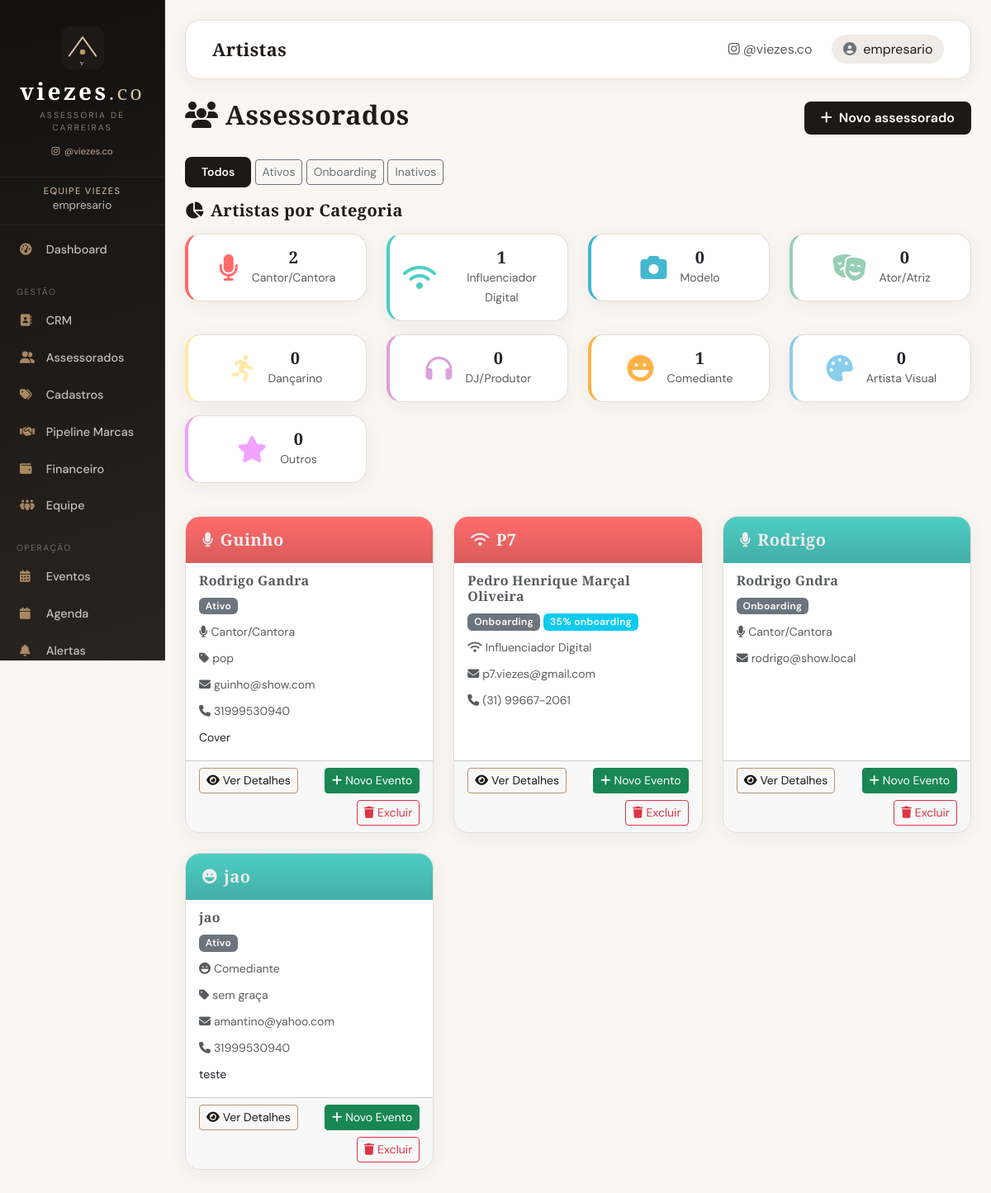
The app's page /artists (signed in) with its own data.
### app/models.py (models this page shows, shortened)
class User(UserMixin, db.Model):
    id = db.Column(db.Integer, primary_key=True)
    username = db.Column(db.String(80), unique=True, nullable=False)
    email = db.Column(db.String(120), unique=True, nullable=False)
    password_hash = db.Column(db.String(255), nullable=False)
    is_manager = db.Column(db.Boolean, default=False)  # True para empresário
    artist_id = db.Column(db.Integer, db.ForeignKey('artist.id'), nullable=True)
    display_name = db.Column(db.String(120), nullable=True)
    team_role = db.Column(db.String(40), nullable=True)  # estrategico, operacional, captacao
    phone = db.Column(db.String(20), nullable=True)
    is_active_user = db.Column(db.Boolean, default=True)
    created_at = db.Column(db.DateTime, default=datetime.utcnow)
    google_token = db.Column(db.Text, nullable=True)
    artist = db.relationship('Artist', backref='user_account', uselist=False)

class ArtistType(db.Model):
    id = db.Column(db.Integer, primary_key=True)
    name = db.Column(db.String(50), nullable=False, unique=True)
    description = db.Column(db.String(200), nullable=True)
    icon = db.Column(db.String(50), nullable=False)  # Classe do ícone FontAwesome
    color = db.Column(db.String(7), nullable=False)  # Cor em hex
    created_at = db.Column(db.DateTime, default=datetime.utcnow)
    artists = db.relationship('Artist', backref='artist_type', lazy=True)

class Artist(db.Model):
    id = db.Column(db.Integer, primary_key=True)
    name = db.Column(db.String(100), nullable=False)
    stage_name = db.Column(db.String(100), nullable=False)
    email = db.Column(db.String(120), nullable=False)
    phone = db.Column(db.String(20), nullable=True)
    artist_type_id = db.Column(db.Integer, db.ForeignKey('artist_type.id'), nullable=False)
    genre = db.Column(db.String(50), nullable=True)  # Gênero específico dentro do tipo
    description = db.Column(db.Text, nullable=True)
    color = db.Column(db.String(7), nullable=False)  # Cor em hex para agenda
    created_at = db.Column(db.DateTime, default=datetime.utcnow)
    is_active = db.Column(db.Boolean, default=True)
    client_status = db.Column(db.String(20), default='ativo')  # lead, onboarding, ativo, inativo
    service_type = db.Column(db.String(30), nullable=True)  # legado — use service_type_id
    service_type_id = db.Column(db.Integer, db.ForeignKey('catalog_item.id'), nullable=True)
    niche = db.Column(db.String(120), nullable=True)
    city = db.Column(db.String(80), nullable=True)
    state = db.Column(db.String(2), nullable=True)
    instagram = db.Column(db.String(120), nullable=True)
    onboarding_progress = db.Column(db.Integer, default=0)  # 0-100
    lead_id = db.Column(db.Integer, db.ForeignKey('lead.id'), nullable=True)
    onboarding_data = db.Column(db.Text, nullable=True)  # JSON — campos das planilhas
    entry_date = db.Column(db.Date, nullable=True)
    monthly_fee = db.Column(db.Numeric(12, 2), nullable=True)
    payment_status = db.Column(db.String(30), default='em_dia')  # em_dia, pendente, atrasado
    payment_due_day = db.Column(db.Integer, nullable=True)  # dia do mês
    current_phase = db.Column(db.String(80), nullable=True)
    strategic_manager = db.Column(db.String(120), nullable=True)
    operational_manager = db.Column(db.String(120), nullable=True)
    events = db.relationship('Event', backref='artist', lazy=True, cascade='all, delete-orphan')
    financial_records = db.relationship('FinancialRecord', backref='artist', lazy=True)
    brand_deals = db.relationship('BrandDeal', backref='artist', lazy=True)
    onboarding_tasks = db.relationship(
        'OnboardingTask', backref='artist', lazy=True, cascade='all, delete-orphan'
    )
    contract = db.relationship('ArtistContract', backref='artist', uselist=False, cascade='all, delete-orphan')
    onboarding_documents = db.relationship(
        'OnboardingDocument', backref='artist', lazy=True, cascade='all, delete-orphan'
    )
    rate_card_lines = db.relationship(
        'RateCardLine', backref='artist', lazy=True, cascade='all, delete-orphan'
    )
    dream_brands = db.relationship(
        'DreamBrand', backref='artist', lazy=True, cascade='all, delete-orphan'
    )
    partnership_history = db.relationship(
        'BrandPartnershipHistory', backref='artist', lazy=True, cascade='all, delete-orphan'
    )
    goals = db.relationship('ArtistGoal', backref='artist', lazy=True, cascade='all, delete-orphan')
    accesses = db.relationship('ArtistAccess', backref='artist', lazy=True, cascade='all, delete-orphan')
    availability_slots = db.relationship(
        'ArtistAvailability', backref='artist', lazy=True, cascade='all, delete-orphan'
    )
    onboarding_meetings = db.relationship(
        'OnboardingMeeting', backref='artist', lazy=True, cascade='all, delete-orphan'
    )
    digital_presence = db.relationship(
        'DigitalPresence', backref='artist', lazy=True, cascade='all, delete-orphan'
    )
    service_type_ref = db.relationship('CatalogItem', foreign_keys=[service_type_id])
    @property
    def client_status_label(self):
        labels = {
            'lead': 'Lead',
            'onboarding': 'Onboarding',
            'ativo': 'Ativo',
            'inativo': 'Inativo',
        }
        return labels.get(self.client_status, self.client_status)

### app/main/routes.py (the view)
@bp.route('/artists')
@login_required
def artists():
    if not current_user.is_manager:
        flash('Acesso negado. Apenas empresários podem visualizar esta página.', 'error')
        return redirect(url_for('main.dashboard'))
    status_filter = request.args.get('status', '')
    query = Artist.query.filter_by(is_active=True)
    if status_filter:
        query = query.filter_by(client_status=status_filter)
    artists = query.order_by(Artist.stage_name).all()
    artist_types = ArtistType.query.all()
    type_stats = {}
    for artist_type in artist_types:
        count = Artist.query.filter_by(artist_type_id=artist_type.id, is_active=True).count()
        type_stats[artist_type.id] = count
    return render_template('main/artists.html',
                         artists=artists,
                         status_filter=status_filter,
                         artist_types=artist_types,
                         type_stats=type_stats)

### app/templates/main/artists.html (shortened to what this page needs)
{% extends "base.html" %}
{% block page_title %}Artistas{% endblock %}
{% block content %}
<div class="row mb-4">
    <div class="col-12">
        <div class="d-flex justify-content-between align-items-center">
            <h2><i class="fas fa-users me-2"></i>Assessorados</h2>
            <a href="{{ url_for('main.new_artist') }}" class="btn btn-primary">
                <i class="fas fa-plus me-2"></i>Novo assessorado
            </a>
        </div>
    </div>
</div>
<div class="row mb-3">
    <div class="col-12">
        <a href="{{ url_for('main.artists') }}" class="btn btn-sm {% if not status_filter %}btn-primary{% else %}btn-outline-secondary{% endif %}">Todos</a>
        <a href="{{ url_for('main.artists', status='ativo') }}" class="btn btn-sm {% if status_filter == 'ativo' %}btn-primary{% else %}btn-outline-secondary{% endif %}">Ativos</a>
        <a href="{{ url_for('main.artists', status='onboarding') }}" class="btn btn-sm {% if status_filter == 'onboarding' %}btn-primary{% else %}btn-outline-secondary{% endif %}">Onboarding</a>
        <a href="{{ url_for('main.artists', status='inativo') }}" class="btn btn-sm {% if status_filter == 'inativo' %}btn-primary{% else %}btn-outline-secondary{% endif %}">Inativos</a>
    </div>
</div>
{% if artist_types %}
<div class="row mb-4">
    <div class="col-12">
        <h5 class="mb-3"><i class="fas fa-chart-pie me-2"></i>Artistas por Categoria</h5>
        <div class="row">
            {% for artist_type in artist_types %}
            <div class="col-md-3 col-sm-6 mb-3">
                <div class="card text-center" style="border-left: 4px solid {{ artist_type.color }};">
                    <div class="card-body py-3">
                        <div class="d-flex align-items-center justify-content-center">
                            <i class="{{ artist_type.icon }} fa-2x me-3" style="color: {{ artist_type.color }};"></i>
                            <div>
                                <h5 class="mb-0">{{ type_stats[artist_type.id] or 0 }}</h5>
                                <small class="text-muted">{{ artist_type.name }}</small>
                            </div>
                        </div>
                    </div>
                </div>
            </div>
            {% endfor %}
        </div>
    </div>
</div>
{% endif %}
<div class="row">
    {% for artist in artists %}
    <div class="col-md-6 col-lg-4 mb-4">
        <div class="card h-100">
            <div class="card-header" style="background-color: {{ artist.color }}; color: white;">
                <div class="d-flex align-items-center">
                    <i class="{{ artist.artist_type.icon }} me-2"></i>
                    <h5 class="card-title mb-0">{{ artist.stage_name }}</h5>
                </div>
            </div>
            <div class="card-body">
                <h6 class="card-subtitle mb-2 text-muted">{{ artist.name }}</h6>
                <div class="mb-2">
                    <span class="badge bg-secondary">{{ artist.client_status_label }}</span>
                    {% if artist.onboarding_progress %}<span class="badge bg-info">{{ artist.onboarding_progress }}% onboarding</span>{% endif %}
                </div>
                <div class="mb-2">
                    <small class="text-muted">
                        <i class="{{ artist.artist_type.icon }} me-1"></i>{{ artist.artist_type.name }}
                    </small>
                </div>
                {% if artist.genre %}
                <div class="mb-2">
                    <small class="text-muted">
                        <i class="fas fa-tag me-1"></i>{{ artist.genre }}
                    </small>
                </div>
                {% endif %}
                <div class="mb-2">
                    <small class="text-muted">
                        <i class="fas fa-envelope me-1"></i>{{ artist.email }}
                    </small>
                </div>
                {% if artist.phone %}
                <div class="mb-2">
                    <small class="text-muted">
                        <i class="fas fa-phone me-1"></i>{{ artist.phone }}
                    </small>
                </div>
                {% endif %}
                {% if artist.description %}
                <p class="card-text">
                    <small>{{ artist.description[:100] }}{% if artist.description|length > 100 %}...{% endif %}</small>
                </p>
                {% endif %}
            </div>
            <div class="card-footer">
                <div class="d-flex justify-content-between flex-wrap gap-2">
                    <a href="{{ url_for('main.artist_detail', artist_id=artist.id) }}" class="btn btn-sm btn-outline-primary">
                        <i class="fas fa-eye me-1"></i>Ver Detalhes
                    </a>
                    <a href="{{ url_for('events.new_event') }}?artist_id={{ artist.id }}" class="btn btn-sm btn-success">
                        <i class="fas fa-plus me-1"></i>Novo Evento
                    </a>
                    {% if current_user.is_manager %}
                    <form method="post" action="{{ url_for('main.delete_artist', artist_id=artist.id) }}" class="ms-auto"
                          onsubmit="return confirm('Excluir {{ artist.stage_name }} e todos os dados vinculados?');">
                        <button type="submit" class="btn btn-sm btn-outline-danger">
                            <i class="fas fa-trash me-1"></i>Excluir
                        </button>
                    </form>
                    {% endif %}
                </div>
            </div>
        </div>
    </div>
    {% endfor %}
</div>
{% endblock %}

### app/templates/base.html (shortened to what this page needs)
<!DOCTYPE html>
<html lang="pt-BR">
<head>
    <link href="https://cdn.jsdelivr.net/npm/bootstrap@5.3.0/dist/css/bootstrap.min.css" rel="stylesheet">
    <link href="https://cdnjs.cloudflare.com/ajax/libs/font-awesome/6.5.1/css/all.min.css" rel="stylesheet">
    <link href="https://cdn.jsdelivr.net/npm/fullcalendar@6.1.4/index.global.min.css" rel="stylesheet">
    <link href="{{ url_for('static', filename='css/viezes.css') }}" rel="stylesheet">
</head>
<body class="{% block body_class %}{% endblock %}">
    <div class="container-fluid">
        <div class="row">
            {% if current_user.is_authenticated %}
            <div class="col-md-2 px-0 desktop-sidebar">
                <div class="sidebar py-2">
                    {% include '_viezes_brand.html' %}
                    <div class="sidebar-user">
                        <div class="role">{% if current_user.is_manager %}Equipe Viezes{% else %}Assessorado{% endif %}</div>
                        <div class="name">{{ current_user.display_name or current_user.username }}</div>
                    </div>
                    {% include '_sidebar_nav.html' %}
                </div>
            </div>
            {% endif %}
            <div class="{% if current_user.is_authenticated %}col-md-10{% else %}col-12{% endif %} px-0">
                <div class="main-content p-4">
                    {% if current_user.is_authenticated %}
                    <nav class="navbar navbar-expand-lg top-navbar mb-4">
                        <div class="container-fluid">
                            <span class="navbar-brand mb-0">
                                {% block page_title %}Painel{% endblock %}
                            </span>
                            <div class="navbar-nav ms-auto align-items-center">
                                <a href="https://www.instagram.com/viezes.co" target="_blank" rel="noopener"
                                   class="nav-link d-none d-md-inline text-muted small me-3">
                                    <i class="fab fa-instagram me-1"></i>@viezes.co
                                </a>
                                <span class="user-pill">
                                    <i class="fas fa-circle-user me-1 text-secondary"></i>
                                    {{ current_user.display_name or current_user.username }}
                                </span>
                            </div>
                        </div>
                    </nav>
                    {% endif %}
                    {% block content %}{% endblock %}
                </div>
            </div>
        </div>
    </div>
</body>
</html>

### records on screen
User: display_name+username "empresario"
ArtistType: type_stats "2", name "Cantor/Cantora"
ArtistType: type_stats "1", name "Influenciador Digital"
ArtistType: type_stats "0", name "Modelo"
ArtistType: type_stats "0", name "Ator/Atriz"
ArtistType: type_stats "0", name "Dançarino"
ArtistType: type_stats "0", name "DJ/Produtor"
ArtistType: type_stats "1", name "Comediante"
ArtistType: type_stats "0", name "Artista Visual"
ArtistType: type_stats "0", name "Outros"
Artist: stage_name "Guinho", name "Rodrigo Gandra", client_status_label "Ativo", artist_type.name "Cantor/Cantora", genre "pop", email "guinho@show.com", phone "31999530940", description "Cover"
Artist: stage_name "P7", name "Pedro Henrique Marçal Oliveira", client_status_label "Onboarding", onboarding_progress "35", artist_type.name "Influenciador Digital", email "p7.viezes@gmail.com", phone "(31) 99667-2061"
Artist: stage_name "Rodrigo", name "Rodrigo Gndra", client_status_label "Onboarding", artist_type.name "Cantor/Cantora", email "rodrigo@show.local"
Artist: stage_name "jao", name "jao", client_status_label "Ativo", artist_type.name "Comediante", genre "sem graça", email "amantino@yahoo.com", phone "31999530940", description "teste"
